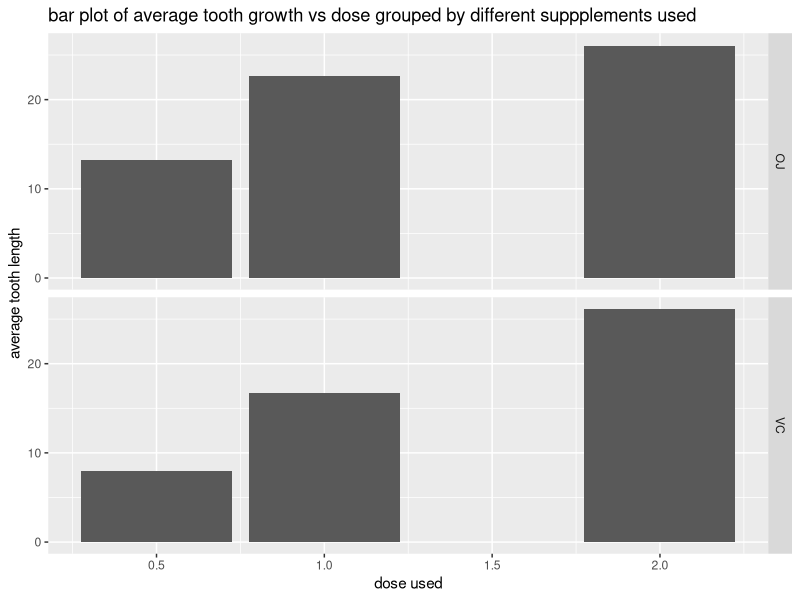

Here is the R script that generated this plot:
## statistical inference project part 2
## libraries and other stuff
library(ggplot2)

## tooth growth data
library(datasets)

data(ToothGrowth)
head(ToothGrowth)
## summary of the data
summary(ToothGrowth)

nrow(ToothGrowth)

unique(ToothGrowth$supp)
class(ToothGrowth$supp)

unique(paste(ToothGrowth$supp,ToothGrowth$dose))

## the data is about the tooth growth as a affect of 2 supplements VC and OJ, with different doses of 0.5, 1.0 and 2.0

## finding the average length of tooth growth grouped by supplements and doses.
toothGrowthBySuppDoes = aggregate(len ~ supp + dose, data = ToothGrowth, mean)

## plot of average growth Vs supplement_n_does
# g <- ggplot(data = toothGrowthBySuppDoes, aes(x = paste(supp,"-",dose), y = len))
g <- ggplot(data = toothGrowthBySuppDoes, aes(x = dose, y = len))
g <- g + geom_bar(stat = "identity")
g <- g + facet_grid(supp ~ .)
g <- g + labs(x = "dose used", y = "average tooth length")
g <- g + ggtitle("bar plot of average tooth growth vs dose grouped by different suppplements used")
print(g)


## clear figure
dev.off()
